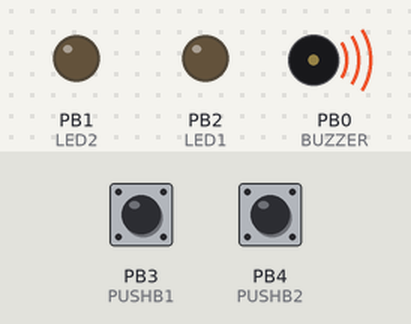
Bench run of a sketch on a simulated ATtiny85, built with avr-gcc and run on an emulated ATtiny85. Shown: output pins drawn as LEDs (lit = HIGH), buzzer (waves = sounding). Inputs (shaded band) come from the test bench; at power-on: PB3 (PUSHB1) LOW, PB4 (PUSHB2) LOW. Random numbers use the default seed unless the sketch sets one.

Above: at 9.1 s.
9.2 s: PB3 (PUSHB1) pulled HIGH for 0.15 s
At 9.6 s:
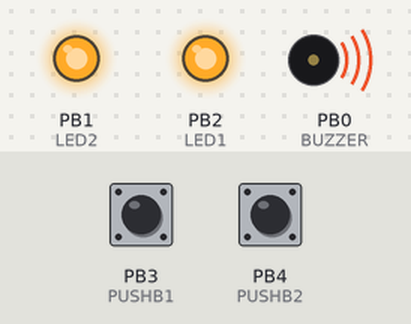
At 11.43 s:
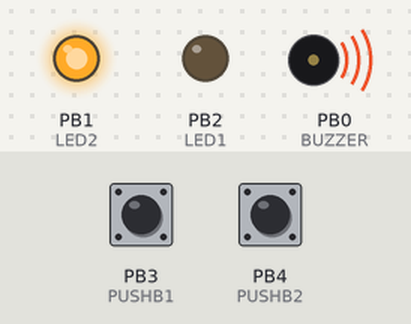
Timing chart, 0 to 20.1 s (numbered marks = the images above; inputs shaded):
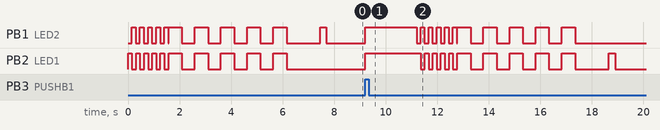

Measured:
- after the input at 9.2 s, PB1 (LED2): goes HIGH 2.0 s, 5 × (LOW 0.15 s, HIGH 0.15 s), LOW 0.02 s, 4 × (HIGH 0.52 s, LOW 0.50 s), HIGH 0.52 s, then LOW, starting at once; PB2 (LED1): LOW → HIGH at once, → LOW 2.2 s later, → HIGH 0.17 s later, → LOW 0.15 s later, … (22 changes in this stretch)

The sketch:

simon_attiny85.ino
```cpp
/*

JUEGO de SIMON con DOS posibles movimientos
Ejemplo de uso de un ATTiny85
by akirasan  (akirasan.net)
Febrero 2018

*/

// --- definicion de PINS ATTiny85
// LED1 con PUSHB1
// LED2 con PUSHB2

#define LED1 2
#define LED2 1

#define PUSHB1 3
#define PUSHB2 4

#define BUZZER 0

#define MAX_MOVIMIENTOS 50

byte secuencia[MAX_MOVIMIENTOS];
boolean juego_iniciado = false;
byte pos_actual = 0;

// Animación y sonido de cuando se inicia un nuevo juego
void inicio_juego() {
  for (int i = 0; i < 5; i++) {
    digitalWrite(LED1, HIGH); delay(150); digitalWrite(LED1, LOW);
    digitalWrite(LED2, HIGH); delay(150); digitalWrite(LED2, LOW);
    analogWrite(BUZZER, 10); delay(15); digitalWrite(BUZZER, LOW);
  }
  for (int i = 0; i < 5; i++) {
    digitalWrite(LED1, HIGH); digitalWrite(LED2, HIGH);
    analogWrite(BUZZER, 10); delay(15); digitalWrite(BUZZER, LOW);
    delay(500);
    digitalWrite(LED1, LOW); digitalWrite(LED2, LOW);
    delay(500);
  }
  randomSeed(millis());
  turno_simon();
}

// Recorre la secuencia de movimientos realizada hasta ahora por SIMON
void recordar_secuencia() {
  digitalWrite(LED1, LOW); digitalWrite(LED2, LOW);
  delay(800);

  for (int x = 1; x <= pos_actual; x++) {
    if (secuencia[x] == 0) {
      analogWrite(BUZZER, 155); digitalWrite(LED1, HIGH); delay(10); digitalWrite(BUZZER, LOW);
      delay(240);
      digitalWrite(LED1, LOW);
    }
    if (secuencia[x] == 1) {
      analogWrite(BUZZER, 25); digitalWrite(LED2, HIGH);  delay(10); digitalWrite(BUZZER, LOW);
      delay(240);
      digitalWrite(LED2, LOW);
    }
    delay(250);
  }
}

// Añade un nuevo moviento a la secuencia
void add_secuencia() {
  pos_actual++;
  secuencia[pos_actual] = random(100) % 2;
}

// El jugador ha fallado un movimiento, volvemos a comenzar el juego
void fallo_jugador() {
  analogWrite(BUZZER, 2024);
  digitalWrite(LED1, HIGH); digitalWrite(LED2, HIGH);
  delay(2000);
  digitalWrite(LED1, LOW); digitalWrite(LED2, LOW);
  analogWrite(BUZZER, 0);

  pos_actual = 0;
  inicio_juego();
}

// Turno del jugaor, si falla algún moviento devuelve FALSE
boolean turno_jugador() {

  boolean correcto = true;
  byte x = 1;
  while ((correcto) && (x <= pos_actual)) {

    if (digitalRead(PUSHB1) == HIGH) {
      if (secuencia[x] == 0) {
        digitalWrite(LED1, HIGH); delay(250); digitalWrite(LED1, LOW);
        x++;
      }
      else
      {
        correcto = false;
      }
    }

    if (digitalRead(PUSHB2) == HIGH) {
      if (secuencia[x] == 1) {
        digitalWrite(LED2, HIGH); delay(250); digitalWrite(LED2, LOW);
        x++;
      }
      else
      {
        correcto = false;
      }
    }
  }
  return correcto;
}

// Turno de SIMON, añade nuevo moviento y muestra toda la secuencia
void turno_simon() {
  add_secuencia();
  recordar_secuencia();
}

//-------------------------------------------------------------
//-------------------------------------------------------------
//-------------------------------------------------------------
void setup() {
  pinMode(PUSHB1, INPUT);
  pinMode(PUSHB2, INPUT);

  pinMode(LED1, OUTPUT);
  pinMode(LED2, OUTPUT);

  pinMode(BUZZER, OUTPUT);

  inicio_juego();
}


void loop() {
  if (turno_jugador()) {
    turno_simon();
  }
  else   //FALLO GAMER!!!
  {
    fallo_jugador();
  }
}
```
